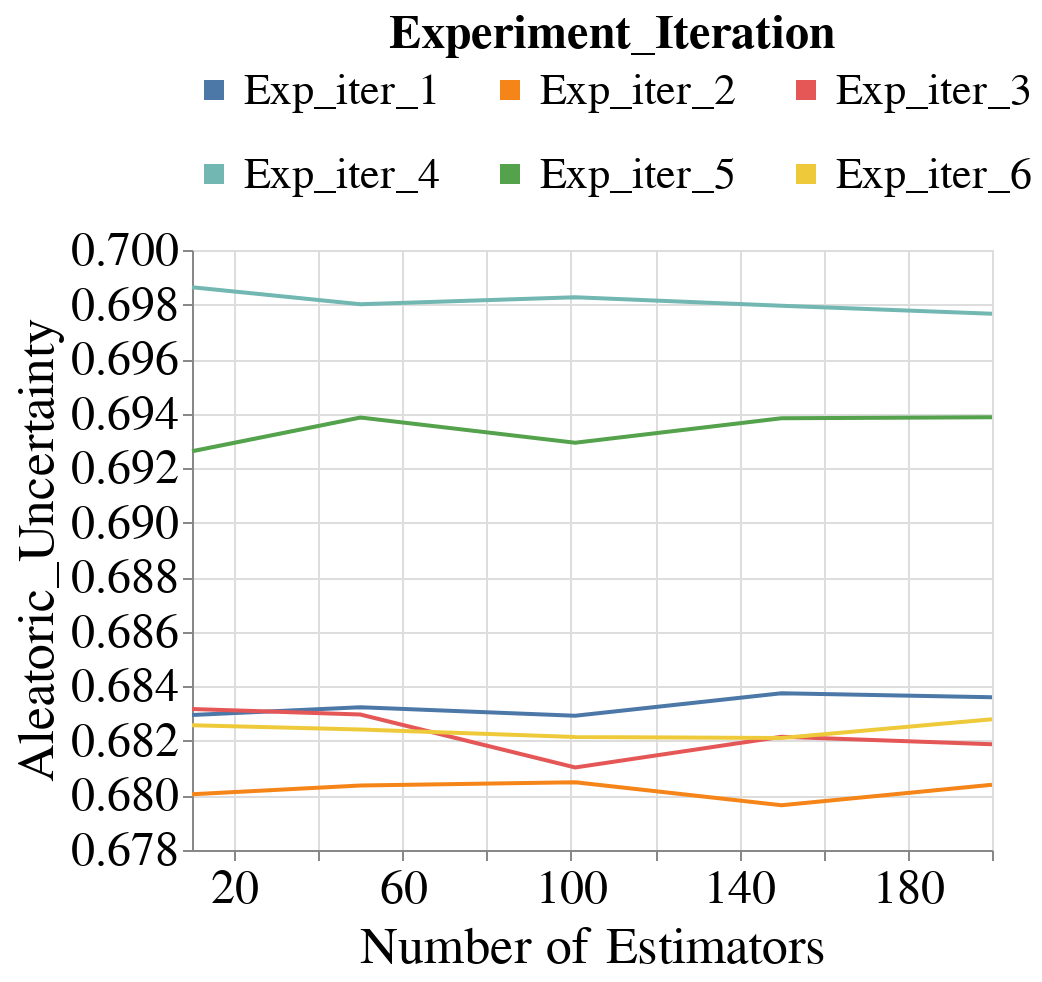

Source (notebook cell):
### Code cell
create_plot_for_diff_bootstrap_sizes_and_exp_run(all_subgroup_metrics_df,
                                                 dataset_name=DATASET_NAMES[0],
                                                 metric_name='Aleatoric_Uncertainty',
                                                 model_name=MODEL_NAMES[0])

### Figure 1 — Vega-Lite specification as saved in the notebook (floating-point values rounded to 4 significant figures)
{"config": {"view": {"continuousWidth": 400, "continuousHeight": 300}, "axis": {"labelFontSize": 24, "labelFontWeight": "normal", "titleFontSize": 26, "titleFontWeight": "normal"}, "legend": {"columns": 3, "direction": "horizontal", "labelFontSize": 22, "labelLimit": 400, "orient": "top", "symbolStrokeWidth": 10, "titleAnchor": "middle", "titleFontSize": 24, "titleLimit": 300}, "title": {"fontSize": 22}}, "data": {"name": "data-f702beda8799c377d029232b766986ba"}, "mark": "line", "encoding": {"color": {"field": "Experiment_Iteration", "type": "nominal"}, "x": {"field": "Num_Estimators", "scale": {"domain": [10, 200], "nice": false, "zero": false}, "title": "Number of Estimators", "type": "quantitative"}, "y": {"aggregate": "mean", "field": "Metric_Value", "scale": {"zero": false}, "title": "Aleatoric_Uncertainty", "type": "quantitative"}}, "$schema": "https://vega.github.io/schema/vega-lite/v4.17.0.json", "datasets": {"data-f702beda8799c377d029232b766986ba": [{"Metric": "Aleatoric_Uncertainty", "Model_Name": "RandomForestClassifier", "Dataset_Name": "Folktables_CA_2018_Income", "Num_Estimators": 10, "Record_Create_Date_Time": "2024-02-24T22:03:06.218000", "Session_Uuid": "0f6a39fe-817f-42a6-99d0-a0801d2722bf", "Experiment_Iteration": "Exp_iter_1", "Dataset_Split_Seed": 100, "Fair_Intervention_Params_Lst": "[0.0]", "Intervention_Param": 0.0, "Run_Start_Date_Time": "2024-02-24T22:01:10.017000", "Subgroup": "overall", "Metric_Value": 0.683}, {"Metric": "Aleatoric_Uncertainty", "Model_Name": "RandomForestClassifier", "Dataset_Name": "Folktables_CA_2018_Income", "Num_Estimators": 10, "Record_Create_Date_Time": "2024-02-24T22:03:36.862000", "Session_Uuid": "0f6a39fe-817f-42a6-99d0-a0801d2722bf", "Experiment_Iteration": "Exp_iter_2", "Dataset_Split_Seed": 200, "Fair_Intervention_Params_Lst": "[0.0]", "Intervention_Param": 0.0, "Run_Start_Date_Time": "2024-02-24T22:01:43.940000", "Subgroup": "overall", "Metric_Value": 0.68}, {"Metric": "Aleatoric_Uncertainty", "Model_Name": "RandomForestClassifier", "Dataset_Name": "Folktables_CA_2018_Income", "Num_Estimators": 10, "Record_Create_Date_Time": "2024-02-24T22:04:26.537000", "Session_Uuid": "0f6a39fe-817f-42a6-99d0-a0801d2722bf", "Experiment_Iteration": "Exp_iter_3", "Dataset_Split_Seed": 300, "Fair_Intervention_Params_Lst": "[0.0]", "Intervention_Param": 0.0, "Run_Start_Date_Time": "2024-02-24T22:02:28.125000", "Subgroup": "overall", "Metric_Value": 0.6832}, {"Metric": "Aleatoric_Uncertainty", "Model_Name": "RandomForestClassifier", "Dataset_Name": "Folktables_CA_2018_Income", "Num_Estimators": 10, "Record_Create_Date_Time": "2024-02-24T22:04:43.618000", "Session_Uuid": "0f6a39fe-817f-42a6-99d0-a0801d2722bf", "Experiment_Iteration": "Exp_iter_4", "Dataset_Split_Seed": 400, "Fair_Intervention_Params_Lst": "[0.0]", "Intervention_Param": 0.0, "Run_Start_Date_Time": "2024-02-24T22:02:49.106000", "Subgroup": "overall", "Metric_Value": 0.6986}, {"Metric": "Aleatoric_Uncertainty", "Model_Name": "RandomForestClassifier", "Dataset_Name": "Folktables_CA_2018_Income", "Num_Estimators": 10, "Record_Create_Date_Time": "2024-02-24T22:05:06.411000", "Session_Uuid": "0f6a39fe-817f-42a6-99d0-a0801d2722bf", "Experiment_Iteration": "Exp_iter_5", "Dataset_Split_Seed": 500, "Fair_Intervention_Params_Lst": "[0.0]", "Intervention_Param": 0.0, "Run_Start_Date_Time": "2024-02-24T22:03:10.363000", "Subgroup": "overall", "Metric_Value": 0.6926}, {"Metric": "Aleatoric_Uncertainty", "Model_Name": "RandomForestClassifier", "Dataset_Name": "Folktables_CA_2018_Income", "Num_Estimators": 10, "Record_Create_Date_Time": "2024-02-24T22:05:26.238000", "Session_Uuid": "0f6a39fe-817f-42a6-99d0-a0801d2722bf", "Experiment_Iteration": "Exp_iter_6", "Dataset_Split_Seed": 600, "Fair_Intervention_Params_Lst": "[0.0]", "Intervention_Param": 0.0, "Run_Start_Date_Time": "2024-02-24T22:03:27.823000", "Subgroup": "overall", "Metric_Value": 0.6826}, {"Metric": "Aleatoric_Uncertainty", "Model_Name": "RandomForestClassifier", "Dataset_Name": "Folktables_CA_2018_Income", "Num_Estimators": 50, "Record_Create_Date_Time": "2024-02-24T15:56:18.751000", "Session_Uuid": "f12c5c59-e58a-4f5a-bc5b-e33f81189fd7", "Experiment_Iteration": "Exp_iter_1", "Dataset_Split_Seed": 100, "Fair_Intervention_Params_Lst": "[0.0]", "Intervention_Param": 0.0, "Run_Start_Date_Time": "2024-02-24T15:47:09.491000", "Subgroup": "overall", "Metric_Value": 0.6832}, {"Metric": "Aleatoric_Uncertainty", "Model_Name": "RandomForestClassifier", "Dataset_Name": "Folktables_CA_2018_Income", "Num_Estimators": 50, "Record_Create_Date_Time": "2024-02-24T16:22:05.351000", "Session_Uuid": "f12c5c59-e58a-4f5a-bc5b-e33f81189fd7", "Experiment_Iteration": "Exp_iter_2", "Dataset_Split_Seed": 200, "Fair_Intervention_Params_Lst": "[0.0]", "Intervention_Param": 0.0, "Run_Start_Date_Time": "2024-02-24T16:12:38.307000", "Subgroup": "overall", "Metric_Value": 0.6804}, {"Metric": "Aleatoric_Uncertainty", "Model_Name": "RandomForestClassifier", "Dataset_Name": "Folktables_CA_2018_Income", "Num_Estimators": 50, "Record_Create_Date_Time": "2024-02-24T16:23:55.740000", "Session_Uuid": "f12c5c59-e58a-4f5a-bc5b-e33f81189fd7", "Experiment_Iteration": "Exp_iter_4", "Dataset_Split_Seed": 400, "Fair_Intervention_Params_Lst": "[0.0]", "Intervention_Param": 0.0, "Run_Start_Date_Time": "2024-02-24T16:14:35.126000", "Subgroup": "overall", "Metric_Value": 0.698}, {"Metric": "Aleatoric_Uncertainty", "Model_Name": "RandomForestClassifier", "Dataset_Name": "Folktables_CA_2018_Income", "Num_Estimators": 50, "Record_Create_Date_Time": "2024-02-24T16:31:34.018000", "Session_Uuid": "f12c5c59-e58a-4f5a-bc5b-e33f81189fd7", "Experiment_Iteration": "Exp_iter_3", "Dataset_Split_Seed": 300, "Fair_Intervention_Params_Lst": "[0.0]", "Intervention_Param": 0.0, "Run_Start_Date_Time": "2024-02-24T16:22:06.233000", "Subgroup": "overall", "Metric_Value": 0.683}, {"Metric": "Aleatoric_Uncertainty", "Model_Name": "RandomForestClassifier", "Dataset_Name": "Folktables_CA_2018_Income", "Num_Estimators": 50, "Record_Create_Date_Time": "2024-02-24T16:33:13.931000", "Session_Uuid": "f12c5c59-e58a-4f5a-bc5b-e33f81189fd7", "Experiment_Iteration": "Exp_iter_5", "Dataset_Split_Seed": 500, "Fair_Intervention_Params_Lst": "[0.0]", "Intervention_Param": 0.0, "Run_Start_Date_Time": "2024-02-24T16:23:57.349000", "Subgroup": "overall", "Metric_Value": 0.6939}, {"Metric": "Aleatoric_Uncertainty", "Model_Name": "RandomForestClassifier", "Dataset_Name": "Folktables_CA_2018_Income", "Num_Estimators": 50, "Record_Create_Date_Time": "2024-02-24T16:42:30.408000", "Session_Uuid": "f12c5c59-e58a-4f5a-bc5b-e33f81189fd7", "Experiment_Iteration": "Exp_iter_6", "Dataset_Split_Seed": 600, "Fair_Intervention_Params_Lst": "[0.0]", "Intervention_Param": 0.0, "Run_Start_Date_Time": "2024-02-24T16:33:15.280000", "Subgroup": "overall", "Metric_Value": 0.6824}, {"Metric": "Aleatoric_Uncertainty", "Model_Name": "RandomForestClassifier", "Dataset_Name": "Folktables_CA_2018_Income", "Num_Estimators": 101, "Record_Create_Date_Time": "2024-02-24T16:37:30.256000", "Session_Uuid": "d9a91e93-d876-40fe-98be-41ec023e789f", "Experiment_Iteration": "Exp_iter_1", "Dataset_Split_Seed": 100, "Fair_Intervention_Params_Lst": "[0.0]", "Intervention_Param": 0.0, "Run_Start_Date_Time": "2024-02-24T16:17:02.907000", "Subgroup": "overall", "Metric_Value": 0.6829}, {"Metric": "Aleatoric_Uncertainty", "Model_Name": "RandomForestClassifier", "Dataset_Name": "Folktables_CA_2018_Income", "Num_Estimators": 101, "Record_Create_Date_Time": "2024-02-24T16:38:15.529000", "Session_Uuid": "d9a91e93-d876-40fe-98be-41ec023e789f", "Experiment_Iteration": "Exp_iter_4", "Dataset_Split_Seed": 400, "Fair_Intervention_Params_Lst": "[0.0]", "Intervention_Param": 0.0, "Run_Start_Date_Time": "2024-02-24T16:19:14.752000", "Subgroup": "overall", "Metric_Value": 0.6983}, {"Metric": "Aleatoric_Uncertainty", "Model_Name": "RandomForestClassifier", "Dataset_Name": "Folktables_CA_2018_Income", "Num_Estimators": 101, "Record_Create_Date_Time": "2024-02-24T16:56:06.997000", "Session_Uuid": "d9a91e93-d876-40fe-98be-41ec023e789f", "Experiment_Iteration": "Exp_iter_5", "Dataset_Split_Seed": 500, "Fair_Intervention_Params_Lst": "[0.0]", "Intervention_Param": 0.0, "Run_Start_Date_Time": "2024-02-24T16:38:16.381000", "Subgroup": "overall", "Metric_Value": 0.6929}, {"Metric": "Aleatoric_Uncertainty", "Model_Name": "RandomForestClassifier", "Dataset_Name": "Folktables_CA_2018_Income", "Num_Estimators": 101, "Record_Create_Date_Time": "2024-02-24T16:56:31.109000", "Session_Uuid": "d9a91e93-d876-40fe-98be-41ec023e789f", "Experiment_Iteration": "Exp_iter_2", "Dataset_Split_Seed": 200, "Fair_Intervention_Params_Lst": "[0.0]", "Intervention_Param": 0.0, "Run_Start_Date_Time": "2024-02-24T16:37:32.273000", "Subgroup": "overall", "Metric_Value": 0.6805}, {"Metric": "Aleatoric_Uncertainty", "Model_Name": "RandomForestClassifier", "Dataset_Name": "Folktables_CA_2018_Income", "Num_Estimators": 101, "Record_Create_Date_Time": "2024-02-24T17:14:00.415000", "Session_Uuid": "d9a91e93-d876-40fe-98be-41ec023e789f", "Experiment_Iteration": "Exp_iter_6", "Dataset_Split_Seed": 600, "Fair_Intervention_Params_Lst": "[0.0]", "Intervention_Param": 0.0, "Run_Start_Date_Time": "2024-02-24T16:56:08.482000", "Subgroup": "overall", "Metric_Value": 0.6821}, {"Metric": "Aleatoric_Uncertainty", "Model_Name": "RandomForestClassifier", "Dataset_Name": "Folktables_CA_2018_Income", "Num_Estimators": 101, "Record_Create_Date_Time": "2024-02-24T17:16:47.581000", "Session_Uuid": "d9a91e93-d876-40fe-98be-41ec023e789f", "Experiment_Iteration": "Exp_iter_3", "Dataset_Split_Seed": 300, "Fair_Intervention_Params_Lst": "[0.0]", "Intervention_Param": 0.0, "Run_Start_Date_Time": "2024-02-24T16:56:31.776000", "Subgroup": "overall", "Metric_Value": 0.681}, {"Metric": "Aleatoric_Uncertainty", "Model_Name": "RandomForestClassifier", "Dataset_Name": "Folktables_CA_2018_Income", "Num_Estimators": 150, "Record_Create_Date_Time": "2024-02-24T16:49:46.953000", "Session_Uuid": "c4ce3ca1-31dc-4742-9386-91112ff5ed69", "Experiment_Iteration": "Exp_iter_1", "Dataset_Split_Seed": 100, "Fair_Intervention_Params_Lst": "[0.0]", "Intervention_Param": 0.0, "Run_Start_Date_Time": "2024-02-24T16:21:02.579000", "Subgroup": "overall", "Metric_Value": 0.6837}, {"Metric": "Aleatoric_Uncertainty", "Model_Name": "RandomForestClassifier", "Dataset_Name": "Folktables_CA_2018_Income", "Num_Estimators": 150, "Record_Create_Date_Time": "2024-02-24T16:51:35.220000", "Session_Uuid": "c4ce3ca1-31dc-4742-9386-91112ff5ed69", "Experiment_Iteration": "Exp_iter_4", "Dataset_Split_Seed": 400, "Fair_Intervention_Params_Lst": "[0.0]", "Intervention_Param": 0.0, "Run_Start_Date_Time": "2024-02-24T16:22:29.728000", "Subgroup": "overall", "Metric_Value": 0.698}, {"Metric": "Aleatoric_Uncertainty", "Model_Name": "RandomForestClassifier", "Dataset_Name": "Folktables_CA_2018_Income", "Num_Estimators": 150, "Record_Create_Date_Time": "2024-02-24T17:17:29.502000", "Session_Uuid": "c4ce3ca1-31dc-4742-9386-91112ff5ed69", "Experiment_Iteration": "Exp_iter_2", "Dataset_Split_Seed": 200, "Fair_Intervention_Params_Lst": "[0.0]", "Intervention_Param": 0.0, "Run_Start_Date_Time": "2024-02-24T16:49:48.735000", "Subgroup": "overall", "Metric_Value": 0.6796}, {"Metric": "Aleatoric_Uncertainty", "Model_Name": "RandomForestClassifier", "Dataset_Name": "Folktables_CA_2018_Income", "Num_Estimators": 150, "Record_Create_Date_Time": "2024-02-24T17:19:15.604000", "Session_Uuid": "c4ce3ca1-31dc-4742-9386-91112ff5ed69", "Experiment_Iteration": "Exp_iter_5", "Dataset_Split_Seed": 500, "Fair_Intervention_Params_Lst": "[0.0]", "Intervention_Param": 0.0, "Run_Start_Date_Time": "2024-02-24T16:51:36.152000", "Subgroup": "overall", "Metric_Value": 0.6938}, {"Metric": "Aleatoric_Uncertainty", "Model_Name": "RandomForestClassifier", "Dataset_Name": "Folktables_CA_2018_Income", "Num_Estimators": 150, "Record_Create_Date_Time": "2024-02-24T17:44:59.737000", "Session_Uuid": "c4ce3ca1-31dc-4742-9386-91112ff5ed69", "Experiment_Iteration": "Exp_iter_3", "Dataset_Split_Seed": 300, "Fair_Intervention_Params_Lst": "[0.0]", "Intervention_Param": 0.0, "Run_Start_Date_Time": "2024-02-24T17:17:30.335000", "Subgroup": "overall", "Metric_Value": 0.6822}, {"Metric": "Aleatoric_Uncertainty", "Model_Name": "RandomForestClassifier", "Dataset_Name": "Folktables_CA_2018_Income", "Num_Estimators": 150, "Record_Create_Date_Time": "2024-02-24T17:51:00.188000", "Session_Uuid": "c4ce3ca1-31dc-4742-9386-91112ff5ed69", "Experiment_Iteration": "Exp_iter_6", "Dataset_Split_Seed": 600, "Fair_Intervention_Params_Lst": "[0.0]", "Intervention_Param": 0.0, "Run_Start_Date_Time": "2024-02-24T17:19:16.606000", "Subgroup": "overall", "Metric_Value": 0.6821}, {"Metric": "Aleatoric_Uncertainty", "Model_Name": "RandomForestClassifier", "Dataset_Name": "Folktables_CA_2018_Income", "Num_Estimators": 200, "Record_Create_Date_Time": "2024-02-24T17:02:40.552000", "Session_Uuid": "f7c0575e-6607-4d44-a07c-0facc7afa75a", "Experiment_Iteration": "Exp_iter_1", "Dataset_Split_Seed": 100, "Fair_Intervention_Params_Lst": "[0.0]", "Intervention_Param": 0.0, "Run_Start_Date_Time": "2024-02-24T16:24:50.154000", "Subgroup": "overall", "Metric_Value": 0.6836}, {"Metric": "Aleatoric_Uncertainty", "Model_Name": "RandomForestClassifier", "Dataset_Name": "Folktables_CA_2018_Income", "Num_Estimators": 200, "Record_Create_Date_Time": "2024-02-24T17:03:51.676000", "Session_Uuid": "f7c0575e-6607-4d44-a07c-0facc7afa75a", "Experiment_Iteration": "Exp_iter_4", "Dataset_Split_Seed": 400, "Fair_Intervention_Params_Lst": "[0.0]", "Intervention_Param": 0.0, "Run_Start_Date_Time": "2024-02-24T16:26:27.589000", "Subgroup": "overall", "Metric_Value": 0.6977}, {"Metric": "Aleatoric_Uncertainty", "Model_Name": "RandomForestClassifier", "Dataset_Name": "Folktables_CA_2018_Income", "Num_Estimators": 200, "Record_Create_Date_Time": "2024-02-24T17:40:28.215000", "Session_Uuid": "f7c0575e-6607-4d44-a07c-0facc7afa75a", "Experiment_Iteration": "Exp_iter_2", "Dataset_Split_Seed": 200, "Fair_Intervention_Params_Lst": "[0.0]", "Intervention_Param": 0.0, "Run_Start_Date_Time": "2024-02-24T17:02:42.217000", "Subgroup": "overall", "Metric_Value": 0.6804}, {"Metric": "Aleatoric_Uncertainty", "Model_Name": "RandomForestClassifier", "Dataset_Name": "Folktables_CA_2018_Income", "Num_Estimators": 200, "Record_Create_Date_Time": "2024-02-24T17:40:34.814000", "Session_Uuid": "f7c0575e-6607-4d44-a07c-0facc7afa75a", "Experiment_Iteration": "Exp_iter_5", "Dataset_Split_Seed": 500, "Fair_Intervention_Params_Lst": "[0.0]", "Intervention_Param": 0.0, "Run_Start_Date_Time": "2024-02-24T17:03:53.248000", "Subgroup": "overall", "Metric_Value": 0.6939}, {"Metric": "Aleatoric_Uncertainty", "Model_Name": "RandomForestClassifier", "Dataset_Name": "Folktables_CA_2018_Income", "Num_Estimators": 200, "Record_Create_Date_Time": "2024-02-24T18:19:55.214000", "Session_Uuid": "f7c0575e-6607-4d44-a07c-0facc7afa75a", "Experiment_Iteration": "Exp_iter_6", "Dataset_Split_Seed": 600, "Fair_Intervention_Params_Lst": "[0.0]", "Intervention_Param": 0.0, "Run_Start_Date_Time": "2024-02-24T17:40:36.324000", "Subgroup": "overall", "Metric_Value": 0.6828}, {"Metric": "Aleatoric_Uncertainty", "Model_Name": "RandomForestClassifier", "Dataset_Name": "Folktables_CA_2018_Income", "Num_Estimators": 200, "Record_Create_Date_Time": "2024-02-24T18:19:57.060000", "Session_Uuid": "f7c0575e-6607-4d44-a07c-0facc7afa75a", "Experiment_Iteration": "Exp_iter_3", "Dataset_Split_Seed": 300, "Fair_Intervention_Params_Lst": "[0.0]", "Intervention_Param": 0.0, "Run_Start_Date_Time": "2024-02-24T17:40:29.022000", "Subgroup": "overall", "Metric_Value": 0.6819}]}}
